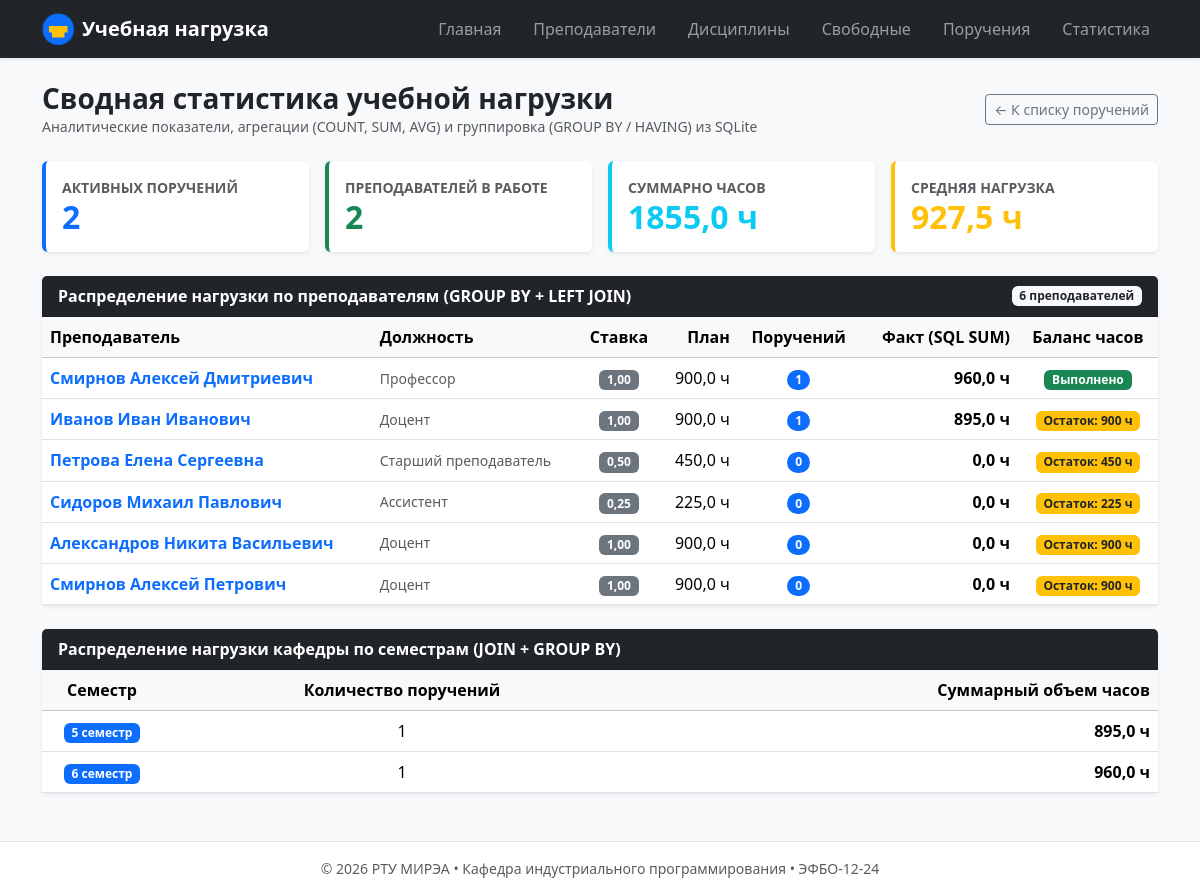
The page /workloads/statistics/ on the database its author committed.
### workloads/views.py (the view)
# urls.py: path("statistics/", views.statistics, name="statistics"),
def statistics(request: HttpRequest) -> HttpResponse:
    conn = get_connection()
    summary = conn.execute(
        """
        SELECT
            COUNT(DISTINCT w.id) AS total_workloads,
            COUNT(DISTINCT w.teacher_id) AS active_teachers,
            COALESCE(SUM(w.total_hours), 0.0) AS sum_hours,
            COALESCE(AVG(w.total_hours), 0.0) AS avg_hours
        FROM workloads w
        WHERE w.is_cancelled = 0;
        """
    ).fetchone()
    teachers_stats = conn.execute(
        """
        SELECT
            t.id,
            t.name AS teacher_name,
            t.position,
            t.rate,
            (t.rate * 900.0) AS planned_hours,
            COUNT(w.id) AS assignments_count,
            COALESCE(SUM(w.total_hours), 0.0) AS assigned_hours
        FROM teachers t
        LEFT JOIN workloads w ON t.id = w.teacher_id AND w.is_cancelled = 0
        GROUP BY t.id, t.name, t.position, t.rate
        ORDER BY assigned_hours DESC;
        """
    ).fetchall()
    semester_stats = conn.execute(
        """
        SELECT
            d.semester,
            COUNT(w.id) AS assignments_count,
            COALESCE(SUM(w.total_hours), 0.0) AS semester_hours
        FROM workloads w
        JOIN disciplines d ON w.discipline_id = d.id
        WHERE w.is_cancelled = 0
        GROUP BY d.semester
        ORDER BY d.semester ASC;
        """
    ).fetchall()
    conn.close()
    context = {
        "summary": summary,
        "teachers_stats": teachers_stats,
        "semester_stats": semester_stats,
    }
    return render(request, "workloads/statistics.html", context)

### db/database.py (called while the page is built)
def get_connection():
    conn = sqlite3.connect(DB_PATH)
    conn.row_factory = sqlite3.Row
    conn.execute("PRAGMA foreign_keys = ON")
    return conn

### workloads/templates/workloads/statistics.html (shortened to what this page needs)
{% extends "base.html" %}
{% block content %}
<div class="d-flex justify-content-between align-items-center mb-4">
  <div>
    <h2 class="h3 fw-bold mb-0">Сводная статистика учебной нагрузки</h2>
    <p class="text-muted small mb-0">
      Аналитические показатели, агрегации (COUNT, SUM, AVG) и группировка (GROUP BY / HAVING) из SQLite
    </p>
  </div>
  <a href="{% url 'workloads:list' %}" class="btn btn-outline-secondary btn-sm">
    &larr; К списку поручений
  </a>
</div>
<div class="row g-3 mb-4">
  <div class="col-md-3">
    <div class="card shadow-sm border-0 border-start border-primary border-4">
      <div class="card-body">
        <div class="text-muted small text-uppercase fw-semibold">Активных поручений</div>
        <div class="h2 fw-bold text-primary mb-0">{{ summary.total_workloads|default:"0" }}</div>
      </div>
    </div>
  </div>
  <div class="col-md-3">
    <div class="card shadow-sm border-0 border-start border-success border-4">
      <div class="card-body">
        <div class="text-muted small text-uppercase fw-semibold">Преподавателей в работе</div>
        <div class="h2 fw-bold text-success mb-0">{{ summary.active_teachers|default:"0" }}</div>
      </div>
    </div>
  </div>
  <div class="col-md-3">
    <div class="card shadow-sm border-0 border-start border-info border-4">
      <div class="card-body">
        <div class="text-muted small text-uppercase fw-semibold">Суммарно часов</div>
        <div class="h2 fw-bold text-info mb-0">{{ summary.sum_hours|default:"0"|floatformat:1 }} ч</div>
      </div>
    </div>
  </div>
  <div class="col-md-3">
    <div class="card shadow-sm border-0 border-start border-warning border-4">
      <div class="card-body">
        <div class="text-muted small text-uppercase fw-semibold">Средняя нагрузка</div>
        <div class="h2 fw-bold text-warning mb-0">{{ summary.avg_hours|default:"0"|floatformat:1 }} ч</div>
      </div>
    </div>
  </div>
</div>
<div class="card shadow-sm border-0 mb-4">
  <div class="card-header bg-dark text-white d-flex justify-content-between align-items-center">
    <span class="fw-semibold">Распределение нагрузки по преподавателям (GROUP BY + LEFT JOIN)</span>
    <span class="badge bg-light text-dark">{{ teachers_stats|length }} преподавателей</span>
  </div>
  <div class="table-responsive">
    <table class="table table-hover align-middle mb-0">
      <thead class="table-light">
        <tr>
          <th>Преподаватель</th>
          <th>Должность</th>
          <th class="text-center">Ставка</th>
          <th class="text-end">План</th>
          <th class="text-center">Поручений</th>
          <th class="text-end">Факт (SQL SUM)</th>
          <th class="text-center">Баланс часов</th>
        </tr>
      </thead>
      <tbody>
        {% for row in teachers_stats %}
          <tr>
            <td class="fw-semibold">
              <a href="{% url 'teachers:detail' row.id %}" class="text-decoration-none">
                {{ row.teacher_name }}
              </a>
            </td>
            <td class="text-muted small">{{ row.position }}</td>
            <td class="text-center">
              <span class="badge bg-secondary">{{ row.rate|floatformat:2 }}</span>
            </td>
            <td class="text-end">{{ row.planned_hours|floatformat:1 }} ч</td>
            <td class="text-center">
              <span class="badge bg-primary rounded-pill">{{ row.assignments_count }}</span>
            </td>
            <td class="text-end fw-bold">{{ row.assigned_hours|floatformat:1 }} ч</td>
            <td class="text-center">
              {% if row.assigned_hours >= row.planned_hours %}
                <span class="badge bg-success">Выполнено</span>
              {% else %}
                <span class="badge bg-warning text-dark">
                  Остаток: {{ row.planned_hours|add:"0" }} ч
                </span>
              {% endif %}
            </td>
          </tr>
        {% empty %}
          <tr>
            <td colspan="7" class="text-center py-4 text-muted">
              Нет данных о преподавателях.
            </td>
          </tr>
        {% endfor %}
      </tbody>
    </table>
  </div>
</div>
<div class="card shadow-sm border-0">
  <div class="card-header bg-dark text-white">
    <span class="fw-semibold">Распределение нагрузки кафедры по семестрам (JOIN + GROUP BY)</span>
  </div>
  <div class="table-responsive">
    <table class="table table-hover align-middle mb-0">
      <thead class="table-light">
        <tr>
          <th class="text-center" style="width: 120px;">Семестр</th>
          <th class="text-center">Количество поручений</th>
          <th class="text-end">Суммарный объем часов</th>
        </tr>
      </thead>
      <tbody>
        {% for sem in semester_stats %}
          <tr>
            <td class="text-center fw-bold">
              <span class="badge bg-primary">{{ sem.semester }} семестр</span>
            </td>
            <td class="text-center">{{ sem.assignments_count }}</td>
            <td class="text-end fw-bold">{{ sem.semester_hours|floatformat:1 }} ч</td>
          </tr>
        {% empty %}
          <tr>
            <td colspan="3" class="text-center py-4 text-muted">
              Нет активных поручений для группировки по семестрам.
            </td>
          </tr>
        {% endfor %}
      </tbody>
    </table>
  </div>
</div>
{% endblock %}

### homepage/static/homepage/css/style.css (style rules this page uses)
body { min-height: 100vh; }

### rows shown on the page
teachers: teacher_name "Смирнов Алексей Дмитриевич", position "Профессор", rate "1,00", planned_hours "900,0", assignments_count "1", assigned_hours "960,0", shows "Выполнено"
teachers: teacher_name "Иванов Иван Иванович", position "Доцент", rate "1,00", planned_hours "900,0", assignments_count "1", assigned_hours "895,0", planned_hours|add "900"
teachers: teacher_name "Петрова Елена Сергеевна", position "Старший преподаватель", rate "0,50", planned_hours "450,0", assignments_count "0", assigned_hours "0,0", planned_hours|add "450"
teachers: teacher_name "Сидоров Михаил Павлович", position "Ассистент", rate "0,25", planned_hours "225,0", assignments_count "0", assigned_hours "0,0", planned_hours|add "225"
teachers: teacher_name "Александров Никита Васильевич", position "Доцент", rate "1,00", planned_hours "900,0", assignments_count "0", assigned_hours "0,0", planned_hours|add "900"
teachers: teacher_name "Смирнов Алексей Петрович", position "Доцент", rate "1,00", planned_hours "900,0", assignments_count "0", assigned_hours "0,0", planned_hours|add "900"

### other values the page prints
{{ summary.total_workloads|default:"0" }} "2"
{{ summary.active_teachers|default:"0" }} "2"
{{ summary.sum_hours|default:"0"|floatformat:1 }} "1855,0"
{{ summary.avg_hours|default:"0"|floatformat:1 }} "927,5"
{{ teachers_stats|length }} "6"
{{ sem.semester }} "5" "6"
{{ sem.assignments_count }} "1" "1"
{{ sem.semester_hours|floatformat:1 }} "895,0" "960,0"
